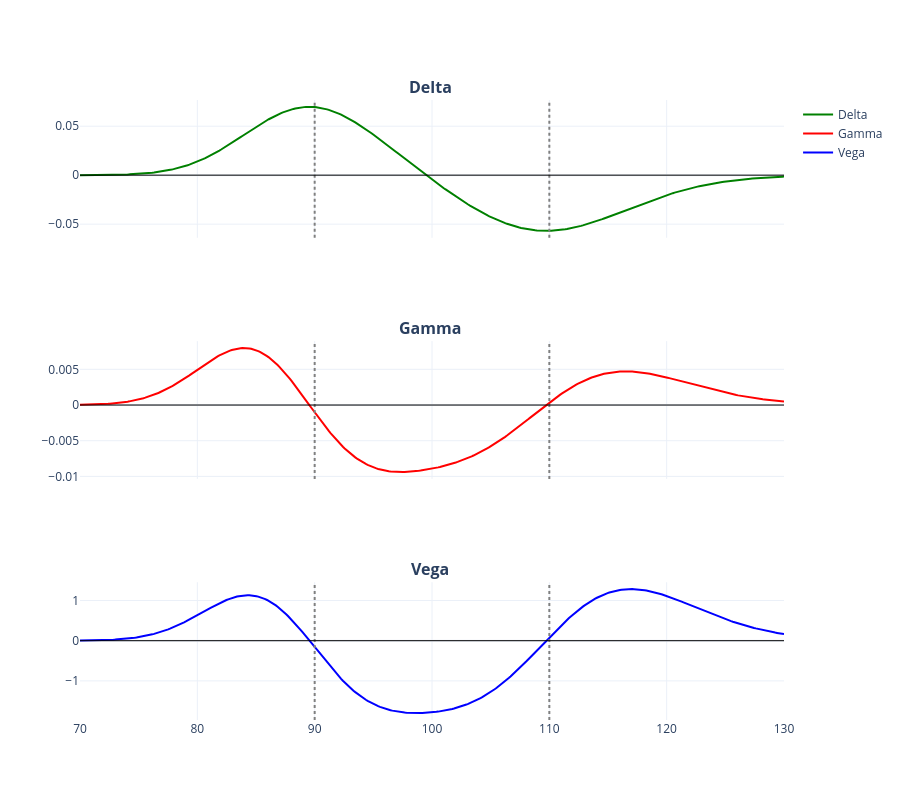

This figure's notebook cell:
### Code cell
greeks = Greeks(engine_flat)

delta_dd = greeks.double_digital_delta(K1, K2, T=0.1) 
gamma_dd = greeks.double_digital_gamma(K1, K2, T=0.1)
vega_dd = greeks.double_digital_vega(K1, K2, T=0.1)

fig_greeks = make_subplots(rows=3, cols=1, shared_xaxes=True, 
                           subplot_titles=("<b>Delta</b> ", 
                                           "<b>Gamma</b> ", 
                                           "<b>Vega</b> "))

fig_greeks.add_trace(go.Scatter(x=S_grid, y=delta_dd, name="Delta", line=dict(color='green')), row=1, col=1)
fig_greeks.add_trace(go.Scatter(x=S_grid, y=gamma_dd, name="Gamma", line=dict(color='red')), row=2, col=1)
fig_greeks.add_trace(go.Scatter(x=S_grid, y=vega_dd, name="Vega", line=dict(color='blue')), row=3, col=1)

for i in range(1, 4):
    fig_greeks.add_vline(x=K1, line_dash="dot", line_color="grey", row=i, col=1)
    fig_greeks.add_vline(x=K2, line_dash="dot", line_color="grey", row=i, col=1)
    fig_greeks.add_hline(y=0, line_color="black", line_width=1, row=i, col=1)

fig_greeks.update_layout(height=800, template="plotly_white")
fig_greeks.show()

### Figure 1 — Plotly figure (JSON) as saved in the notebook; plotly's stock layout.template omitted (floating-point values rounded to 4 significant figures; data arrays with more than 128 entries replaced by an {"elided": "..."} marker saying what was removed)
{"data": [{"line": {"color": "green"}, "name": "Delta", "type": "scatter", "x": {"elided": "400 float values"}, "xaxis": "x", "y": {"elided": "400 float values"}, "yaxis": "y"}, {"line": {"color": "red"}, "name": "Gamma", "type": "scatter", "x": {"elided": "400 float values"}, "xaxis": "x2", "y": {"elided": "400 float values"}, "yaxis": "y2"}, {"line": {"color": "blue"}, "name": "Vega", "type": "scatter", "x": {"elided": "400 float values"}, "xaxis": "x3", "y": {"elided": "400 float values"}, "yaxis": "y3"}], "layout": {"annotations": [{"font": {"size": 16}, "showarrow": false, "text": "<b>Delta</b> ", "x": 0.5, "xanchor": "center", "xref": "paper", "y": 1, "yanchor": "bottom", "yref": "paper"}, {"font": {"size": 16}, "showarrow": false, "text": "<b>Gamma</b> ", "x": 0.5, "xanchor": "center", "xref": "paper", "y": 0.6111, "yanchor": "bottom", "yref": "paper"}, {"font": {"size": 16}, "showarrow": false, "text": "<b>Vega</b> ", "x": 0.5, "xanchor": "center", "xref": "paper", "y": 0.2222, "yanchor": "bottom", "yref": "paper"}], "height": 800, "shapes": [{"line": {"color": "grey", "dash": "dot"}, "type": "line", "x0": 90, "x1": 90, "xref": "x", "y0": 0, "y1": 1, "yref": "y domain"}, {"line": {"color": "grey", "dash": "dot"}, "type": "line", "x0": 110, "x1": 110, "xref": "x", "y0": 0, "y1": 1, "yref": "y domain"}, {"line": {"color": "black", "width": 1}, "type": "line", "x0": 0, "x1": 1, "xref": "x domain", "y0": 0, "y1": 0, "yref": "y"}, {"line": {"color": "grey", "dash": "dot"}, "type": "line", "x0": 90, "x1": 90, "xref": "x2", "y0": 0, "y1": 1, "yref": "y2 domain"}, {"line": {"color": "grey", "dash": "dot"}, "type": "line", "x0": 110, "x1": 110, "xref": "x2", "y0": 0, "y1": 1, "yref": "y2 domain"}, {"line": {"color": "black", "width": 1}, "type": "line", "x0": 0, "x1": 1, "xref": "x2 domain", "y0": 0, "y1": 0, "yref": "y2"}, {"line": {"color": "grey", "dash": "dot"}, "type": "line", "x0": 90, "x1": 90, "xref": "x3", "y0": 0, "y1": 1, "yref": "y3 domain"}, {"line": {"color": "grey", "dash": "dot"}, "type": "line", "x0": 110, "x1": 110, "xref": "x3", "y0": 0, "y1": 1, "yref": "y3 domain"}, {"line": {"color": "black", "width": 1}, "type": "line", "x0": 0, "x1": 1, "xref": "x3 domain", "y0": 0, "y1": 0, "yref": "y3"}], "xaxis": {"anchor": "y", "domain": [0, 1], "matches": "x3", "showticklabels": false}, "xaxis2": {"anchor": "y2", "domain": [0, 1], "matches": "x3", "showticklabels": false}, "xaxis3": {"anchor": "y3", "domain": [0, 1]}, "yaxis": {"anchor": "x", "domain": [0.7778, 1]}, "yaxis2": {"anchor": "x2", "domain": [0.3889, 0.6111]}, "yaxis3": {"anchor": "x3", "domain": [0, 0.2222]}}}
